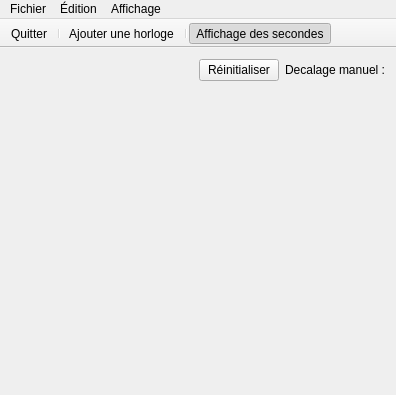
<?xml version="1.0" encoding="UTF-8"?>
<ui version="4.0">
 <class>ProjetHorlogeClass</class>
 <widget class="QMainWindow" name="ProjetHorlogeClass">
  <property name="enabled">
   <bool>true</bool>
  </property>
  <property name="geometry">
   <rect>
    <x>0</x>
    <y>0</y>
    <width>396</width>
    <height>395</height>
   </rect>
  </property>
  <property name="windowTitle">
   <string>Gestionnaire de fuseaux horaires</string>
  </property>
  <property name="windowIcon">
   <iconset resource="projethorloge.qrc">
    <normaloff>:/ProjetHorloge/clock.png</normaloff>:/ProjetHorloge/clock.png</iconset>
  </property>
  <property name="autoFillBackground">
   <bool>false</bool>
  </property>
  <property name="tabShape">
   <enum>QTabWidget::Rounded</enum>
  </property>
  <widget class="QWidget" name="centralWidget">
   <layout class="QVBoxLayout" name="verticalLayout">
    <item>
     <layout class="QHBoxLayout" name="horizontalLayout">
      <property name="sizeConstraint">
       <enum>QLayout::SetDefaultConstraint</enum>
      </property>
      <item>
       <spacer name="horizontalSpacer">
        <property name="orientation">
         <enum>Qt::Horizontal</enum>
        </property>
        <property name="sizeType">
         <enum>QSizePolicy::Expanding</enum>
        </property>
        <property name="sizeHint" stdset="0">
         <size>
          <width>40</width>
          <height>20</height>
         </size>
        </property>
       </spacer>
      </item>
      <item>
       <widget class="QPushButton" name="pushButton">
        <property name="text">
         <string>Réinitialiser</string>
        </property>
        <property name="shortcut">
         <string>Ctrl+R</string>
        </property>
       </widget>
      </item>
      <item>
       <widget class="QLabel" name="offsetLabel">
        <property name="sizePolicy">
         <sizepolicy hsizetype="Preferred" vsizetype="Fixed">
          <horstretch>0</horstretch>
          <verstretch>0</verstretch>
         </sizepolicy>
        </property>
        <property name="text">
         <string>Decalage manuel :</string>
        </property>
       </widget>
      </item>
     </layout>
    </item>
    <item>
     <widget class="QScrollArea" name="scrollArea">
      <property name="frameShape">
       <enum>QFrame::NoFrame</enum>
      </property>
      <property name="frameShadow">
       <enum>QFrame::Plain</enum>
      </property>
      <property name="widgetResizable">
       <bool>true</bool>
      </property>
      <widget class="QWidget" name="scrollAreaWidgetContents">
       <property name="geometry">
        <rect>
         <x>0</x>
         <y>0</y>
         <width>378</width>
         <height>291</height>
        </rect>
       </property>
       <layout class="QVBoxLayout" name="verticalLayout_3">
        <item>
         <layout class="QVBoxLayout" name="hoursLayout">
          <property name="spacing">
           <number>0</number>
          </property>
          <property name="sizeConstraint">
           <enum>QLayout::SetDefaultConstraint</enum>
          </property>
          <property name="topMargin">
           <number>0</number>
          </property>
          <property name="bottomMargin">
           <number>0</number>
          </property>
         </layout>
        </item>
        <item>
         <spacer name="verticalSpacer">
          <property name="orientation">
           <enum>Qt::Vertical</enum>
          </property>
          <property name="sizeType">
           <enum>QSizePolicy::MinimumExpanding</enum>
          </property>
          <property name="sizeHint" stdset="0">
           <size>
            <width>20</width>
            <height>40</height>
           </size>
          </property>
         </spacer>
        </item>
       </layout>
      </widget>
     </widget>
    </item>
   </layout>
  </widget>
  <widget class="QMenuBar" name="menuBar">
   <property name="geometry">
    <rect>
     <x>0</x>
     <y>0</y>
     <width>396</width>
     <height>21</height>
    </rect>
   </property>
   <widget class="QMenu" name="menuEdit">
    <property name="title">
     <string>Édition</string>
    </property>
    <addaction name="actionAjouter"/>
   </widget>
   <widget class="QMenu" name="menuFichier">
    <property name="title">
     <string>Fichier</string>
    </property>
    <addaction name="actionQuitter_2"/>
   </widget>
   <widget class="QMenu" name="menuAffichage">
    <property name="title">
     <string>Affichage</string>
    </property>
    <addaction name="actionAffichage_des_secondes"/>
   </widget>
   <addaction name="menuFichier"/>
   <addaction name="menuEdit"/>
   <addaction name="menuAffichage"/>
  </widget>
  <widget class="QToolBar" name="mainToolBar">
   <property name="movable">
    <bool>false</bool>
   </property>
   <property name="floatable">
    <bool>true</bool>
   </property>
   <attribute name="toolBarArea">
    <enum>TopToolBarArea</enum>
   </attribute>
   <attribute name="toolBarBreak">
    <bool>false</bool>
   </attribute>
   <addaction name="actionQuitter_2"/>
   <addaction name="separator"/>
   <addaction name="actionAjouter"/>
   <addaction name="separator"/>
   <addaction name="actionAffichage_des_secondes"/>
  </widget>
  <action name="actionAjouter">
   <property name="icon">
    <iconset resource="projethorloge.qrc">
     <normaloff>:/ProjetHorloge/addClock.png</normaloff>:/ProjetHorloge/addClock.png</iconset>
   </property>
   <property name="text">
    <string>Ajouter une horloge</string>
   </property>
   <property name="shortcut">
    <string>Ctrl+H</string>
   </property>
  </action>
  <action name="actionQuitter_2">
   <property name="icon">
    <iconset resource="projethorloge.qrc">
     <normaloff>:/ProjetHorloge/quit.png</normaloff>:/ProjetHorloge/quit.png</iconset>
   </property>
   <property name="text">
    <string>Quitter</string>
   </property>
   <property name="shortcut">
    <string>Ctrl+Q</string>
   </property>
  </action>
  <action name="actionAffichage_des_secondes">
   <property name="checkable">
    <bool>true</bool>
   </property>
   <property name="checked">
    <bool>true</bool>
   </property>
   <property name="icon">
    <iconset resource="projethorloge.qrc">
     <normaloff>:/ProjetHorloge/secVisible.png</normaloff>:/ProjetHorloge/secVisible.png</iconset>
   </property>
   <property name="text">
    <string>Affichage des secondes</string>
   </property>
   <property name="shortcut">
    <string>Ctrl+S</string>
   </property>
  </action>
 </widget>
 <layoutdefault spacing="6" margin="11"/>
 <resources>
  <include location="projethorloge.qrc"/>
 </resources>
 <connections>
  <connection>
   <sender>actionQuitter_2</sender>
   <signal>triggered()</signal>
   <receiver>ProjetHorlogeClass</receiver>
   <slot>close()</slot>
   <hints>
    <hint type="sourcelabel">
     <x>-1</x>
     <y>-1</y>
    </hint>
    <hint type="destinationlabel">
     <x>278</x>
     <y>164</y>
    </hint>
   </hints>
  </connection>
  <connection>
   <sender>actionAjouter</sender>
   <signal>triggered()</signal>
   <receiver>ProjetHorlogeClass</receiver>
   <slot>addHour()</slot>
   <hints>
    <hint type="sourcelabel">
     <x>-1</x>
     <y>-1</y>
    </hint>
    <hint type="destinationlabel">
     <x>278</x>
     <y>164</y>
    </hint>
   </hints>
  </connection>
  <connection>
   <sender>pushButton</sender>
   <signal>clicked()</signal>
   <receiver>ProjetHorlogeClass</receiver>
   <slot>resetManualOffset()</slot>
   <hints>
    <hint type="sourcelabel">
     <x>152</x>
     <y>166</y>
    </hint>
    <hint type="destinationlabel">
     <x>245</x>
     <y>-10</y>
    </hint>
   </hints>
  </connection>
  <connection>
   <sender>actionAffichage_des_secondes</sender>
   <signal>toggled(bool)</signal>
   <receiver>ProjetHorlogeClass</receiver>
   <slot>isSecVisible(bool)</slot>
   <hints>
    <hint type="sourcelabel">
     <x>-1</x>
     <y>-1</y>
    </hint>
    <hint type="destinationlabel">
     <x>278</x>
     <y>164</y>
    </hint>
   </hints>
  </connection>
 </connections>
 <slots>
  <slot>addHour()</slot>
  <slot>resetManualOffset()</slot>
  <slot>isSecVisible(bool)</slot>
 </slots>
</ui>
